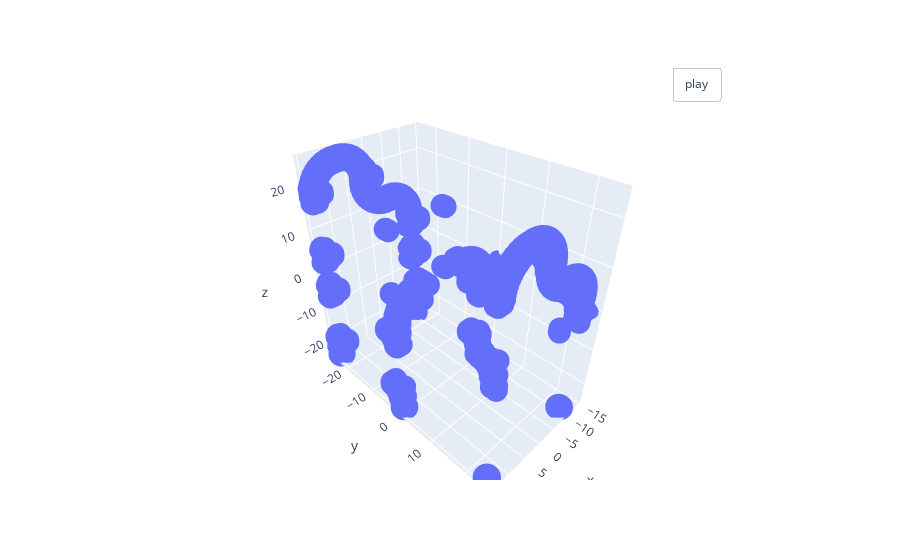

Source (notebook cell):
### Code cell
visualize_rotate([go.Scatter3d(x=x, y=y, z=z, mode='markers')]).show()

### Figure 1 — Plotly figure (JSON) as saved in the notebook; plotly's stock layout.template omitted (floating-point values rounded to 4 significant figures; data arrays with more than 128 entries replaced by an {"elided": "..."} marker saying what was removed)
{"data": [{"mode": "markers", "type": "scatter3d", "x": {"elided": "5298 float values"}, "y": {"elided": "5298 float values"}, "z": {"elided": "5298 float values"}}], "layout": {"updatemenus": [{"buttons": [{"args": [null, {"frame": {"duration": 50, "redraw": true}, "fromcurrent": true, "mode": "immediate", "transition": {"duration": 0}}], "label": "play", "method": "animate"}], "pad": {"r": 10, "t": 45}, "showactive": false, "type": "buttons", "x": 0.8, "xanchor": "left", "y": 1, "yanchor": "bottom"}]}}
